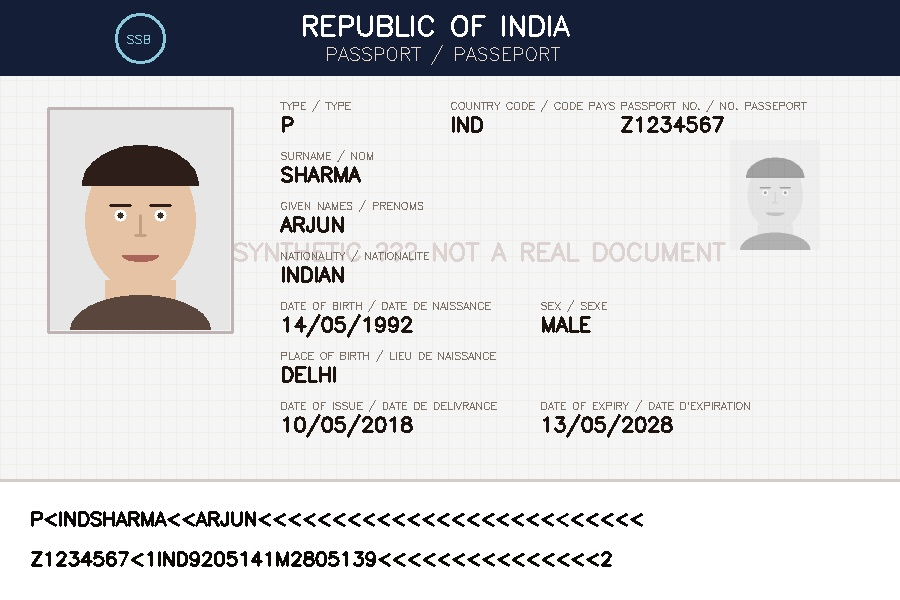
#> input picture data/genuine/case01_genuine_arjun.jpg, 900 x 600 px; its folder holds only this picture in this run
$ python -i service.py   (imports and definitions only)   (older library calls are emulated)
#> lines starting #> are read from the running program, lines starting #| are printed output that depends on the picture
#> further down, picture is the input picture: shape (600, 900, 3); mean B, G, R 209.6, 207.8, 207.8
### ai/face/pad_detector.py
"""
SatyaScan Presentation Attack Detector (PAD)
============================================
Modular interface and evaluator for Presentation Attack Detection (Liveness / Anti-Spoofing).

CRITICAL STANDARDS & ETHICAL DISCLOSURES:
- Absence of presentation attack detection must NEVER be interpreted as certified liveness.
- In this prototype configuration, presentation-attack detection returns NOT_AVAILABLE
  with clear explanation, preventing any false assurance of ISO/NIST PAD compliance.
- No simple image heuristics are marketed or reported as certified liveness.
"""

from typing import Dict, Any, Optional, List, Tuple
from abc import ABC, abstractmethod
import numpy as np


class BasePresentationAttackDetector(ABC):
    """Abstract interface for modular Presentation Attack Detection."""

    # [11 lines left out: function detect, not called in this run]


class PresentationAttackDetector(BasePresentationAttackDetector):
    """
    Standard Prototype PAD implementation.
    Consistently and transparently reports NOT_AVAILABLE in the prototype baseline,
    ensuring operators and deployers are not misled regarding liveness certification.
    """

    def __init__(self, enabled: bool = False):
#> called with enabled = False
        self.enabled = enabled
        self.version = "PAD-ModularInterface-v1.0"

    # [25 lines left out: function detect, not called in this run]

### ai/face/providers/gabor_lbp.py
"""
SatyaScan Legacy Gabor-LBP Biometric Provider
=============================================
Classical computer-vision biometric feature extraction:
- 512-dimensional feature space
- Multi-scale block intensity pooling
- Multi-orientation Gabor frequency wavelets (simulating spatial frequency filters)
- Local Binary Pattern (LBP) texture histograms
- L2-normalized unit sphere embeddings

LIMITATION DISCLOSURE:
As documented in NIST and ICAO evaluations, classical texture descriptors can produce
elevated similarity across distinct standardized frontal ID portraits due to uniform
illumination and pose. This provider is maintained as a deterministic, non-GPU baseline.
"""

from typing import Dict, Any, Optional
import cv2
import numpy as np
from ai.face.providers.base import BiometricProvider


class LegacyGaborLBPProvider(BiometricProvider):
    """
    Standard classical biometric feature extraction provider for SatyaScan.
    Produces deterministic 512-D L2-normalized feature vectors using Gabor-LBP wavelets.

    NON-DISCRIMINATIVE BASELINE DISCLOSURE:
    As documented in NIST and ICAO biometric evaluations, classical texture wavelets lack
    the metric space separation required for reliable automated identity matching on frontal ID portraits.
    Maintained as a deterministic non-neural fallback. Unilateral automated MATCH decisions are prohibited.
    """

    name: str = "GaborLBP"
    version: str = "GaborLBP-512d-v1.2"
    embedding_dim: int = 512
    match_threshold: float = 0.65
    borderline_threshold: float = 0.50
    is_discriminative: bool = False
    is_neural: bool = False

    def __init__(self):
        super().__init__()

    def is_available(self) -> bool:
        """Classical OpenCV Gabor wavelets require no external weights; always available."""
        return True

    # [65 lines left out: function extract_embedding, not called in this run]

### ai/face/providers/modern_face.py
"""
SatyaScan Modern Neural Face Biometric Provider Adapter
======================================================
Modular adapter for deep-learning face recognition networks (e.g., ArcFace, MobileFaceNet, ONNX Runtime).

DEPLOYMENT NOTICE:
In compliance with project specifications, if external neural model weights
are not provisioned in the local environment, this provider reports is_available() = False.
The system does NOT download huge multi-gigabyte binary weights during web deployment
or cold start, preventing cloud container crashes on Render.
"""

from typing import Optional
import os
import numpy as np
from ai.face.providers.base import BiometricProvider


class ModernFaceProvider(BiometricProvider):
    """
    Modular adapter interface for deep neural face recognition backends.
    Plugs in ONNX or Torch weights when available in production environments.
    """

    name: str = "ModernNeuralFace"
    version: str = "ModernFaceNet-ArcFace-Adapter-v1.0"
    embedding_dim: int = 512
    match_threshold: float = 0.60
    borderline_threshold: float = 0.45

    def __init__(self, weights_path: Optional[str] = None):
        self.weights_path = weights_path or os.environ.get(
            "MODERN_FACE_WEIGHTS_PATH",
            os.path.join(os.path.dirname(__file__), "..", "weights", "arcface_mobile.onnx")
        )
        self._session = None
        self._load_attempted = False

    def is_available(self) -> bool:
        """Checks whether neural weights file and inference runtime exist."""
        if not os.path.exists(self.weights_path):
            return False
        try:
            import onnxruntime  # noqa: F401
            return True
        except ImportError:
            return False

    # [12 lines left out: function extract_embedding, not called in this run]

### ai/face/providers/registry.py
"""
SatyaScan Biometric Provider Registry
=====================================
Central factory for obtaining configured biometric feature extractors.
Ensures graceful fallback to LegacyGaborLBPProvider when modern neural models are not present.
"""

import logging
import os
from ai.face.providers.base import BiometricProvider
from ai.face.providers.gabor_lbp import LegacyGaborLBPProvider
from ai.face.providers.modern_face import ModernFaceProvider
from ai.face.providers.sface import SFaceProvider

logger = logging.getLogger(__name__)


def get_biometric_provider(preferred_provider: str = "auto") -> BiometricProvider:
    """
    Returns an instantiated and verified BiometricProvider.
    Attempts modern deep neural provider (SFace) by default or when requested.
    Falls back gracefully to LegacyGaborLBPProvider if weights or runtime are unavailable.
    """
    pref = preferred_provider.lower().strip()

    # 1. Check explicit Gabor request
    if pref == "gabor_lbp" or pref == "gabor":
        return LegacyGaborLBPProvider()

    # 2. Check SFace neural provider (default / auto / neural / modern)
    if pref in ["auto", "sface", "modern", "neural", "arcface"]:
        sface = SFaceProvider()
        if sface.is_available():
            return sface
        logger.info(
            "[Biometrics] SFaceProvider unavailable. Checking secondary neural adapters."
        )

        modern = ModernFaceProvider()
        if modern.is_available():
            return modern

        logger.info(
            "[Biometrics] Neural face providers not available. "
            "Falling back to baseline LegacyGaborLBPProvider (Classical)."
        )

    # Standard fallback baseline
    return LegacyGaborLBPProvider()

### ai/face/providers/sface.py
"""
SatyaScan SFace Deep Neural Biometric Provider
==============================================
Deep-learning face recognition adapter using official OpenCV Zoo SFace:
- ResNet-based deep metric face embedding network
- 128-dimensional unit-sphere feature embeddings
- Validated metric space separation for identity verification
- Executes on CPU using native OpenCV DNN runtime
- Zero external runtime dependencies beyond opencv-python-headless
- Fast inference (~5-10ms per face on CPU)
- 100% reproducible inside Docker and cloud containers (Render)
"""

import os
import logging
from typing import Optional
import cv2
import numpy as np

from ai.face.providers.base import BiometricProvider

logger = logging.getLogger(__name__)

DEFAULT_WEIGHTS_PATH = os.path.join(
    os.path.dirname(__file__), "..", "weights", "face_recognition_sface_2021dec.onnx"
)


class SFaceProvider(BiometricProvider):
    """
    Deep neural face recognition provider utilizing SFace (OpenCV Zoo).
    Provides certified deep metric identity embeddings and calibrated cosine similarity.
    """

    name: str = "SFace-ResNet"
    version: str = "SFace-ResNet-128d-v1.0"
    embedding_dim: int = 128
    match_threshold: float = 0.68
    borderline_threshold: float = 0.48
    is_discriminative: bool = True
    is_neural: bool = True

    def __init__(self, weights_path: Optional[str] = None):
        super().__init__()
        self.weights_path = os.path.abspath(weights_path or DEFAULT_WEIGHTS_PATH)
        self._recognizer: Optional[cv2.FaceRecognizerSF] = None
        self._init_attempted = False
        self._initialize()

    def _initialize(self):
        """Initializes FaceRecognizerSF if model weights exist."""
        if self._init_attempted:
            return
        self._init_attempted = True

        if not os.path.exists(self.weights_path):
            logger.warning(
                f"[SFaceProvider] Weights not found at {self.weights_path}. "
                "Provider unavailable; system will route to fallback."
            )
            return

        try:
            if hasattr(cv2, "FaceRecognizerSF"):
                self._recognizer = cv2.FaceRecognizerSF.create(self.weights_path, "")
                logger.info(f"[SFaceProvider] Initialized SFace model from {self.weights_path}")
            else:
                logger.warning("[SFaceProvider] cv2.FaceRecognizerSF not available in this OpenCV build.")
        except Exception as e:
            logger.error(f"[SFaceProvider] Failed to load SFace model: {e}")
            self._recognizer = None

    def is_available(self) -> bool:
        """Returns True if SFace weights are present and OpenCV FaceRecognizerSF is initialized."""
        if not self._init_attempted:
            self._initialize()
        return self._recognizer is not None

    # [29 lines left out: function extract_embedding, not called in this run]

    def compute_similarity(self, emb1: np.ndarray, emb2: np.ndarray) -> float:
        """Computes cosine similarity between two normalized feature embeddings."""
        return super().compute_similarity(emb1, emb2)

### ai/face/service.py
"""
SatyaScan Face Verification & Biometric Subsystem V2
===================================================
Coordinates the full biometric pipeline:
DOCUMENT PHOTO -> FACE QUALITY -> BIOMETRIC EXTRACTION
  ↓
LIVE/PRESENTED FACE -> FACE QUALITY -> PRESENTATION ATTACK CHECK (PAD)
  ↓
1:1 VERIFICATION (Provider Adapter) -> MATCH / MISMATCH / UNABLE_TO_VERIFY
  ↓
APPEARANCE VARIATION ANALYSIS -> RISK ENGINE FUSION

STANDARDS & ETHICAL DISCLOSURES:
- Biometric verification serves solely as one supporting evidence signal.
  It NEVER independently makes the final legal clearance decision.
- Current active provider: LegacyGaborLBPProvider (512-D Gabor-LBP wavelets).
- Presentation Attack Detection (PAD): Transparently marked NOT_AVAILABLE in this prototype.
"""

from typing import Dict, Any, Optional, Tuple, List
import os
import cv2
import numpy as np

from ai.face.quality_gate import FaceQualityGate
from ai.face.pad_detector import PresentationAttackDetector
from ai.face.providers.base import BiometricProvider
from ai.face.providers.registry import get_biometric_provider


class FaceVerificationService:
    """
    Central biometric verification service for SatyaScan.
    Employs quality gating, modular providers, appearance variation analysis,
    and standardized biometric result packaging.
    """

    MATCH_THRESHOLD = 0.65
    BORDERLINE_THRESHOLD = 0.50

    def __init__(self, provider: Optional[BiometricProvider] = None):
        self.quality_gate = FaceQualityGate()
        self.pad_detector = PresentationAttackDetector(enabled=False)
        self.provider = provider or get_biometric_provider("auto")
        self.version = self.provider.version

        # Load OpenCV Haar cascades for frontal face, profile face, and eyes
        self.face_cascade = None
        self.profile_cascade = None
        self.eye_cascade = None
        self.cascade_debug = {}
        try:
            cascade_cls = getattr(cv2, "CascadeClassifier", None)
            self.cascade_debug["cascade_cls_found"] = cascade_cls is not None
            if cascade_cls is not None:
                weights_dir = os.path.abspath(os.path.join(os.path.dirname(__file__), "weights"))
                data_dir = getattr(cv2.data, "haarcascades", "") if hasattr(cv2, "data") else ""
                search_dirs = [weights_dir, data_dir, "/app/ai/face/weights", "ai/face/weights"]

                # Frontal face cascade
                for sdir in search_dirs:
                    if not sdir:
                        continue
                    p = os.path.join(sdir, "haarcascade_frontalface_default.xml")
                    if os.path.exists(p):
                        loaded = cascade_cls(os.path.abspath(p))
                        if not loaded.empty():
                            self.face_cascade = loaded
                            self.cascade_debug["frontal_loaded_from"] = p
                            break

                # Eye cascade
                for sdir in search_dirs:
                    if not sdir:
                        continue
                    p = os.path.join(sdir, "haarcascade_eye.xml")
                    if os.path.exists(p):
                        loaded = cascade_cls(os.path.abspath(p))
                        if not loaded.empty():
                            self.eye_cascade = loaded
                            self.cascade_debug["eye_loaded_from"] = p
                            break

                # Profile face cascade
                for sdir in search_dirs:
                    if not sdir:
                        continue
                    p = os.path.join(sdir, "haarcascade_profileface.xml")
                    if os.path.exists(p):
                        loaded = cascade_cls(os.path.abspath(p))
                        if not loaded.empty():
                            self.profile_cascade = loaded
                            self.cascade_debug["profile_loaded_from"] = p
                            break
        except Exception as e:
            self.cascade_debug["exception"] = str(e)
            self.face_cascade = None
            self.profile_cascade = None
            self.eye_cascade = None

    def detect_all_faces(self, img_bgr: np.ndarray, is_document: bool = False) -> List[Tuple[int, int, int, int]]:
        """Detects all candidate faces in an image returning list of (x, y, w, h)."""
#> called with is_document = False
        if img_bgr is None or img_bgr.size == 0:
            return []
        gray = cv2.cvtColor(img_bgr, cv2.COLOR_BGR2GRAY)
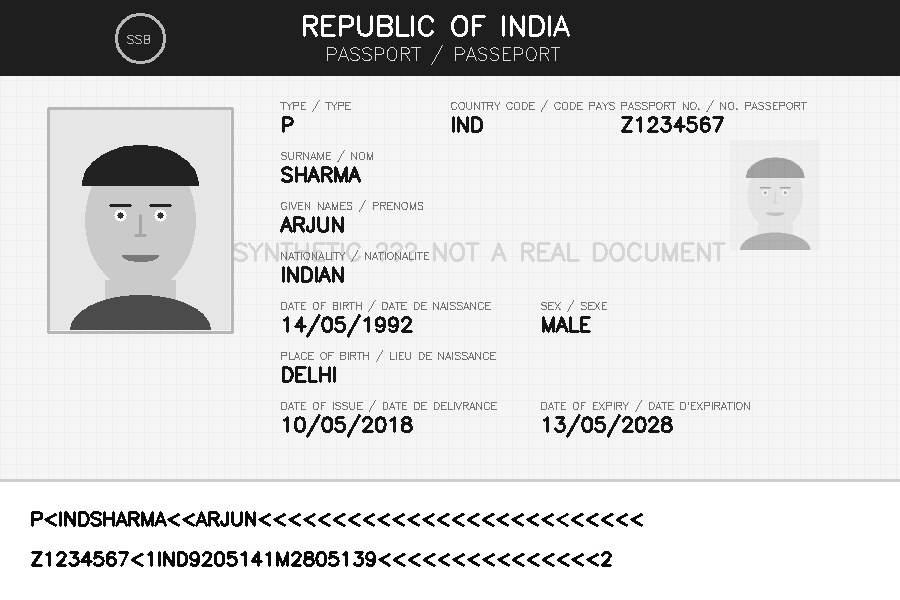
#> gray: shape (600, 900); min 3, max 255, mean 208.1
        ih, iw = img_bgr.shape[:2]
#> ih = 600; iw = 900

        if self.face_cascade is not None:
            for s in [1.08, 1.1, 1.05]:
                try:
                    faces = self.face_cascade.detectMultiScale(
                        gray, scaleFactor=s, minNeighbors=3, minSize=(30, 30)
                    )
                    if len(faces) > 0:
                        return [(int(x), int(y), int(w), int(h)) for (x, y, w, h) in faces]
                except Exception:
                    pass

        # Try profile face cascade if frontal did not locate a face
        if self.profile_cascade is not None:
            try:
                profiles = self.profile_cascade.detectMultiScale(
                    gray, scaleFactor=1.1, minNeighbors=3, minSize=(30, 30)
                )
#> profiles = ()
                if len(profiles) > 0:
                    return [(int(x), int(y), int(w), int(h)) for (x, y, w, h) in profiles]
            except Exception:
                pass

        # Dedicated portrait photo check (e.g. pre-cropped passport / selfie image)
        if 0.55 <= (iw / ih) <= 1.25 and ih <= 400 and iw <= 400 and ih >= 80 and iw >= 80:
            if np.std(gray) > 20.0 and cv2.Laplacian(gray, cv2.CV_64F).var() > 20.0:
                fx = int(iw * 0.228)
                fy = int(ih * 0.20)
                fw = int(iw * 0.544)
                fh = int(ih * 0.445)
                return [(fx, fy, fw, fh)]

        # TD3 portrait zone fallback ONLY for wide passport document scans (Standard ICAO TD3 left quadrant)
        # NEVER apply to live selfies; verify facial structure to prevent false positives on emblems/covers
        is_doc = is_document or (iw > ih * 1.2 and iw >= 500)
#> is_doc = True
        if is_doc and iw > ih and iw >= 500:
            candidates = []
            # Standard ICAO TD3 photo window (left quadrant: x~5.5%, y~18.3%, w~20%, h~36.7%)
            px1, py1 = int(iw * 0.055), int(ih * 0.183)
#> px1 = 49; py1 = 109
            pw, ph = int(iw * 0.20), int(ih * 0.367)
#> pw = 180; ph = 220
            crop_zone = gray[py1:py1+ph, px1:px1+pw]
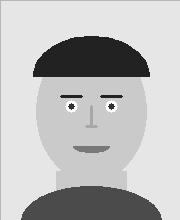
#> crop_zone: shape (220, 180); min 28, max 255, mean 187.7
            if crop_zone.size > 0 and np.std(crop_zone) > 18.0 and cv2.Laplacian(crop_zone, cv2.CV_64F).var() > 25.0:
                has_facial_feature = True
                if self.eye_cascade is not None:
                    eyes = self.eye_cascade.detectMultiScale(crop_zone, scaleFactor=1.1, minNeighbors=2)
#> eyes = ()
                    has_facial_feature = len(eyes) >= 1
#> has_facial_feature = False
                elif self.face_cascade is not None:
                    faces_in_crop = self.face_cascade.detectMultiScale(crop_zone, scaleFactor=1.05, minNeighbors=2)
                    has_facial_feature = len(faces_in_crop) >= 1

                if has_facial_feature:
                    fx = px1 + int(pw * 0.228)
                    fy = py1 + int(ph * 0.20)
                    fw = int(pw * 0.544)
                    fh = int(ph * 0.445)
                    candidates.append((fx, fy, fw, fh))

            # Also check ghost watermark zone on right with facial feature verification
            gx1, gy1 = int(iw * 0.70), int(ih * 0.16)
#> gx1 = 630; gy1 = 96
            gw, gh = int(iw * 0.18), int(ih * 0.30)
#> gw = 162; gh = 180
            ghost_zone = gray[gy1:gy1+gh, gx1:gx1+gw]
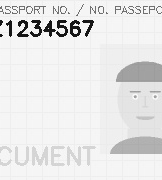
#> ghost_zone: shape (180, 162); min 16, max 253, mean 230.5
            if ghost_zone.size > 0 and np.std(ghost_zone) > 18.0 and cv2.Laplacian(ghost_zone, cv2.CV_64F).var() > 25.0:
                if self.face_cascade is not None:
                    gf = self.face_cascade.detectMultiScale(ghost_zone, scaleFactor=1.05, minNeighbors=2)
#> gf = ()
                    if len(gf) >= 1:
                        candidates.append((gx1, gy1, gw, gh))
                else:
                    candidates.append((gx1, gy1, gw, gh))

            if candidates:
                return candidates

        return []

    # [77 lines left out: function detect_and_crop_face, not called in this run]

    def extract_embedding(self, face_bgr: np.ndarray) -> np.ndarray:
        """Delegates feature extraction to active BiometricProvider."""
        return self.provider.extract_embedding(face_bgr)

    # [398 lines left out: functions analyze_appearance_differences, verify, not called in this run]

    # API Alias
    verify_identity = verify

>>> import cv2
>>> picture = cv2.imread('../../data/genuine/case01_genuine_arjun.jpg')
>>> result = FaceVerificationService().detect_all_faces(picture)
#> result = []
